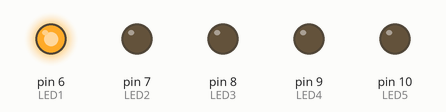
Recording of a sketch running on a simulated Arduino Uno, built with avr-gcc and run on an emulated ATmega328P. On the bench: output pins drawn as LEDs (lit = HIGH).

Above: at 0.5 s.
At 1.5 s:
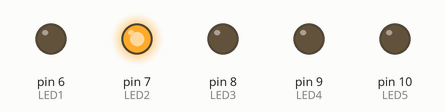
At 2.5 s:
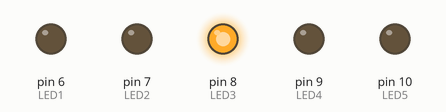
At 3.5 s:
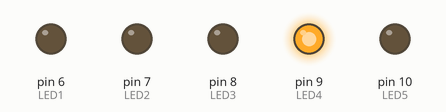
At 4.5 s:
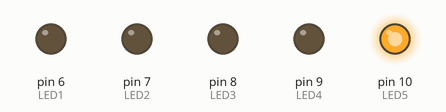
Timing chart, 0 to 6.5 s (numbered marks = the images above):
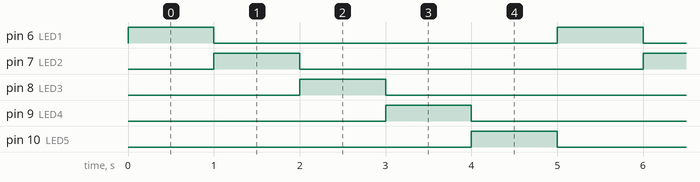

The sketch:

siraliLED_2.ino
```cpp
#define LED1 6
#define LED2 7
#define LED3 8
#define LED4 9
#define LED5 10

void setup() {
  // put your setup code here, to run once:
  pinMode(LED1,OUTPUT);
  pinMode(LED2,OUTPUT);
  pinMode(LED3,OUTPUT);
  pinMode(LED4,OUTPUT);
  pinMode(LED5,OUTPUT);
}

void loop() {
  // put your main code here, to run repeatedly:
  for(int i=6;i<=10;i++)
  {
    digitalWrite(i,HIGH);
    delay(1000);
    digitalWrite(i,LOW);
  }
}
```

Measured:
- by itself, pin 6 (LED1), pin 7 (LED2), pin 8 (LED3), pin 9 (LED4), pin 10 (LED5): alternates HIGH for 1.0 s and LOW for 4.0 s
- by itself, everything shown: repeats every 5.0 s, in 6 steps
